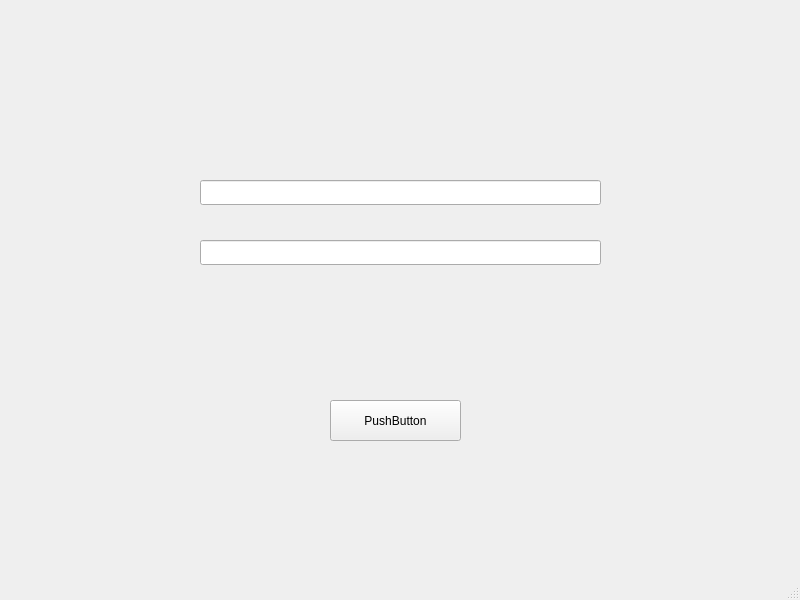
<?xml version="1.0" encoding="UTF-8"?>
<ui version="4.0">
 <class>MainWindow</class>
 <widget class="QMainWindow" name="MainWindow">
  <property name="geometry">
   <rect>
    <x>0</x>
    <y>0</y>
    <width>800</width>
    <height>600</height>
   </rect>
  </property>
  <property name="windowTitle">
   <string>MainWindow</string>
  </property>
  <widget class="QWidget" name="centralwidget">
   <widget class="QLineEdit" name="login_input">
    <property name="geometry">
     <rect>
      <x>200</x>
      <y>180</y>
      <width>401</width>
      <height>25</height>
     </rect>
    </property>
   </widget>
   <widget class="QLineEdit" name="password_input">
    <property name="geometry">
     <rect>
      <x>200</x>
      <y>240</y>
      <width>401</width>
      <height>25</height>
     </rect>
    </property>
    <property name="focusPolicy">
     <enum>Qt::StrongFocus</enum>
    </property>
    <property name="autoFillBackground">
     <bool>false</bool>
    </property>
   </widget>
   <widget class="QPushButton" name="auth_btn">
    <property name="geometry">
     <rect>
      <x>330</x>
      <y>400</y>
      <width>131</width>
      <height>41</height>
     </rect>
    </property>
    <property name="text">
     <string>PushButton</string>
    </property>
   </widget>
  </widget>
  <widget class="QMenuBar" name="menubar">
   <property name="geometry">
    <rect>
     <x>0</x>
     <y>0</y>
     <width>800</width>
     <height>22</height>
    </rect>
   </property>
  </widget>
  <widget class="QStatusBar" name="statusbar"/>
 </widget>
 <resources/>
 <connections/>
</ui>
